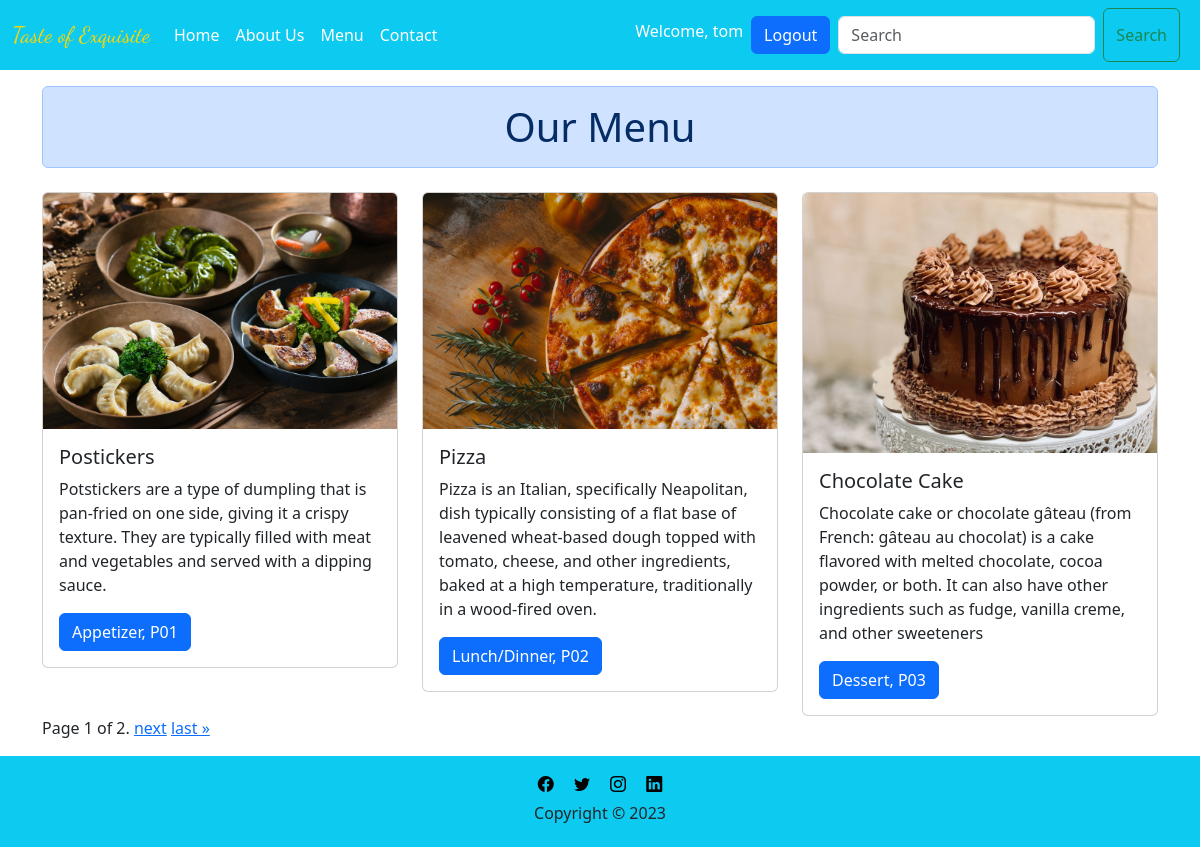
/products (signed in), run on the app's committed database.
### test1/models.py (models this page shows, shortened)
class Product(models.Model):
  product_id = models.CharField(max_length=50, unique=True)
  product_name = models.CharField(max_length=50)
  product_description = models.CharField(max_length=400)
  product_category = models.CharField(max_length=100)
  product_img = models.ImageField(upload_to='images/')

### test1/views.py (the view)
# urls.py: path('products', views.products, name='products'),
@login_required(login_url='loginuser')
def products(request):
  all_products = Product.objects.all()
  paginator = Paginator(all_products, 3)
  page_number = request.GET.get('page')
  page_obj = paginator.get_page(page_number)
  return render(request, "test1/products.html", {'page_obj': page_obj})

### test1/templates/test1/products.html (shortened to what this page needs)
<!DOCTYPE html>
<html lang="en">
  <head>
    <link
      href="https://cdn.jsdelivr.net/npm/bootstrap@5.3.6/dist/css/bootstrap.min.css"
      rel="stylesheet"
    />
  </head>
  <body>
    {% include 'test1/navbar.html' %}
    <div class="container">
      <h1 class="text-center alert alert-primary mt-3">Our Menu</h1>
      <div class="row">
        {% for x in page_obj %}
        <div class="col-lg-4 col-md-6 col-12">
          <div class="card mt-2">
            <img
              src="{{x.product_img.url}}"
              class="card-img-top img-fluid"
              alt="..."
              style="max-width: 100%; max-height: 260px"
            />
            <div class="card-body">
              <h5 class="card-title">{{x.product_name}}</h5>
              <p class="card-text">{{x.product_description}}</p>
              <a href="#" class="btn btn-primary"
                >{{x.product_category}}, {{x.product_id}}</a
              >
            </div>
          </div>
        </div>
        {% endfor %}
      </div>
      <div class="pagination">
        <span class="step-links">
          <span class="current">
            Page {{ page_obj.number }} of {{ page_obj.paginator.num_pages }}.
          </span>
          {% if page_obj.has_next %}
          <a href="?page={{ page_obj.next_page_number }}">next</a>
          <a href="?page={{ page_obj.paginator.num_pages }}">last &raquo;</a>
          {% endif %}
        </span>
      </div>
    </div>
    {% include 'test1/footer.html' %}
  </body>
</html>

### test1/templates/test1/navbar.html (shortened to what this page needs)
{% load static %}
<!DOCTYPE html>
<html>
  <head>
    <link
      href="https://cdn.jsdelivr.net/npm/bootstrap@5.3.6/dist/css/bootstrap.min.css"
      rel="stylesheet"
    />
  </head>
  <body>
    <nav class="navbar navbar-info navbar-expand-lg bg-info">
      <div class="container-fluid">
        <a class="navbar-brand" href="#" style="color: gold; font-family: Dancing Script; font-size: 1.4rem;">Taste of Exquisite</a>
        <div class="collapse navbar-collapse" id="navbarSupportedContent">
          <ul class="navbar-nav me-auto mb-2 mb-lg-0">
            <li class="nav-item">
              <a
                class="nav-link active"
                aria-current="page"
                style="color: white"
                href="{% url 'home' %}"
                >Home</a
              >
            </li>
            <li class="nav-item">
              <a class="nav-link" style="color: white" href="#">About Us</a>
            </li>
             <li class="nav-item">
              <a class="nav-link" style="color: white" href="{% url 'products' %}">Menu</a>
            </li>
             <li class="nav-item">
              <a class="nav-link" style="color: white" href="{% url 'contact' %}">Contact</a>
            </li>
              </ul>
          {% if user.is_authenticated %}
            <p class="mt-2 px-2" style="color: white">Welcome, {{user.username}}</p>
            <a class="btn btn-primary" href="{% url 'logoutuser' %}">Logout</a>
            {% endif %}
          <form class="d-flex px-2" role="search" method="post" action="{% url 'findproduct' %}">
            <input
              class="form-control me-2 my-2"
              type="search"
              placeholder="Search"
              aria-label="Search"
              name="prod_search"
            />
            <button class="btn btn-outline-success"   type="submit">
              Search
            </button>
          </form>
        </div>
      </div>
    </nav>
  </body>
</html>

### data on the page
Product: product_img (picture), product_name "Postickers", product_description "Potstickers are a type of dumpling that is pan-fried on one side, giving it a crispy texture. They are typically filled with meat and vegetables and served with a dipping sauce.", product_category "Appetizer", product_id "P01"
Product: product_img (picture), product_name "Pizza", product_description "Pizza is an Italian, specifically Neapolitan, dish typically consisting of a flat base of leavened wheat-based dough topped with tomato, cheese, and other ingredients, baked at a high temperature, traditionally in a wood-fired oven.", product_category "Lunch/Dinner", product_id "P02"
Product: product_img (picture), product_name "Chocolate Cake", product_description "Chocolate cake or chocolate gâteau (from French: gâteau au chocolat) is a cake flavored with melted chocolate, cocoa powder, or both. It can also have other ingredients such as fudge, vanilla creme, and other sweeteners", product_category "Dessert", product_id "P03"

### other printed values
{{ user.username }} "tom"
{{ page_obj.number }} "1"
{{ page_obj.paginator.num_pages }} "2"
